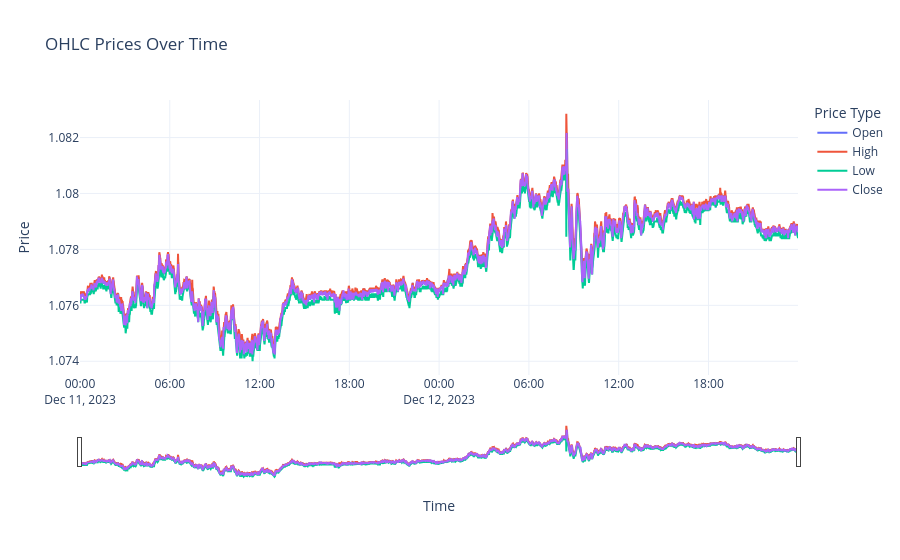

Notebook code for this chart:
### Code cell
import pandas as pd
import matplotlib.pyplot as plt
from datetime import datetime, date, time
import plotly.graph_objects as go

# Convert 'date' to string and 'time' to string (if not already)
df['date'] = df['date'].astype(str)
df['time'] = df['time'].astype(str)

# Combine and convert to datetime
df['datetime'] = pd.to_datetime(df['date'] + ' ' + df['time'])

# Plot OHLC lines

# Plotly figure
fig = go.Figure()

fig.add_trace(go.Scatter(x=df['datetime'], y=df['open'], mode='lines', name='Open'))
fig.add_trace(go.Scatter(x=df['datetime'], y=df['high'], mode='lines', name='High'))
fig.add_trace(go.Scatter(x=df['datetime'], y=df['low'], mode='lines', name='Low'))
fig.add_trace(go.Scatter(x=df['datetime'], y=df['close'], mode='lines', name='Close'))

fig.update_layout(
    title='OHLC Prices Over Time',
    xaxis_title='Time',
    yaxis_title='Price',
    template='plotly_white',
    hovermode='x unified',
    legend_title='Price Type',
    xaxis=dict(rangeslider_visible=True)
)

fig.show()

### Figure 1 — Plotly figure (JSON) as saved in the notebook; plotly's stock layout.template omitted (floating-point values rounded to 4 significant figures; data arrays with more than 128 entries replaced by an {"elided": "..."} marker saying what was removed)
{"data": [{"mode": "lines", "name": "Open", "type": "scatter", "x": {"elided": "2880 str values"}, "y": {"elided": "2880 float values"}}, {"mode": "lines", "name": "High", "type": "scatter", "x": {"elided": "2880 str values"}, "y": {"elided": "2880 float values"}}, {"mode": "lines", "name": "Low", "type": "scatter", "x": {"elided": "2880 str values"}, "y": {"elided": "2880 float values"}}, {"mode": "lines", "name": "Close", "type": "scatter", "x": {"elided": "2880 str values"}, "y": {"elided": "2880 float values"}}], "layout": {"hovermode": "x unified", "legend": {"title": {"text": "Price Type"}}, "title": {"text": "OHLC Prices Over Time"}, "xaxis": {"rangeslider": {"visible": true}, "title": {"text": "Time"}}, "yaxis": {"title": {"text": "Price"}}}}
